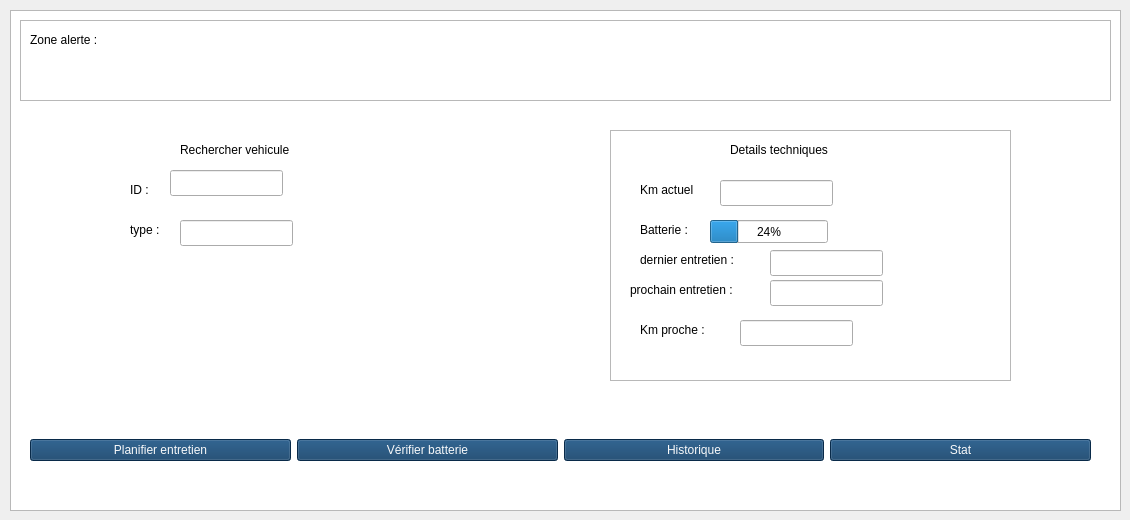
      <widget class="QWidget" name="page_13">
       <widget class="QTableView" name="tableView_6">
        <property name="geometry">
         <rect>
          <x>10</x>
          <y>10</y>
          <width>1111</width>
          <height>501</height>
         </rect>
        </property>
       </widget>
       <widget class="QLabel" name="label_58">
        <property name="geometry">
         <rect>
          <x>130</x>
          <y>180</y>
          <width>63</width>
          <height>20</height>
         </rect>
        </property>
        <property name="styleSheet">
         <string notr="true">color: rgb(0, 0, 0);</string>
        </property>
        <property name="text">
         <string>ID :</string>
        </property>
       </widget>
       <widget class="QLineEdit" name="lineEdit_18">
        <property name="geometry">
         <rect>
          <x>170</x>
          <y>170</y>
          <width>113</width>
          <height>26</height>
         </rect>
        </property>
       </widget>
       <widget class="QTableWidget" name="tableWidget">
        <property name="geometry">
         <rect>
          <x>20</x>
          <y>20</y>
          <width>1091</width>
          <height>81</height>
         </rect>
        </property>
       </widget>
       <widget class="QLabel" name="label_3">
        <property name="geometry">
         <rect>
          <x>30</x>
          <y>30</y>
          <width>151</width>
          <height>20</height>
         </rect>
        </property>
        <property name="styleSheet">
         <string notr="true">color: rgb(0, 0, 0);</string>
        </property>
        <property name="text">
         <string>Zone alerte :</string>
        </property>
       </widget>
       <widget class="QTableWidget" name="tableWidget_8">
        <property name="geometry">
         <rect>
          <x>610</x>
          <y>130</y>
          <width>401</width>
          <height>251</height>
         </rect>
        </property>
       </widget>
       <widget class="QLabel" name="label_79">
        <property name="geometry">
         <rect>
          <x>730</x>
          <y>140</y>
          <width>161</width>
          <height>20</height>
         </rect>
        </property>
        <property name="styleSheet">
         <string notr="true">color: rgb(0, 0, 0);</string>
        </property>
        <property name="text">
         <string>Details techniques</string>
        </property>
       </widget>
       <widget class="QLabel" name="label_80">
        <property name="geometry">
         <rect>
          <x>640</x>
          <y>180</y>
          <width>81</width>
          <height>20</height>
         </rect>
        </property>
        <property name="styleSheet">
         <string notr="true">color: rgb(0, 0, 0);</string>
        </property>
        <property name="text">
         <string>Km actuel</string>
        </property>
       </widget>
       <widget class="QLabel" name="label_81">
        <property name="geometry">
         <rect>
          <x>640</x>
          <y>220</y>
          <width>81</width>
          <height>20</height>
         </rect>
        </property>
        <property name="styleSheet">
         <string notr="true">color: rgb(0, 0, 0);</string>
        </property>
        <property name="text">
         <string>Batterie :</string>
        </property>
       </widget>
       <widget class="QLabel" name="label_82">
        <property name="geometry">
         <rect>
          <x>640</x>
          <y>250</y>
          <width>121</width>
          <height>20</height>
         </rect>
        </property>
        <property name="styleSheet">
         <string notr="true">color: rgb(0, 0, 0);</string>
        </property>
        <property name="text">
         <string>dernier entretien :</string>
        </property>
       </widget>
       <widget class="QLabel" name="label_83">
        <property name="geometry">
         <rect>
          <x>630</x>
          <y>280</y>
          <width>131</width>
          <height>20</height>
         </rect>
        </property>
        <property name="styleSheet">
         <string notr="true">color: rgb(0, 0, 0);</string>
        </property>
        <property name="text">
         <string>prochain entretien :</string>
        </property>
       </widget>
       <widget class="QLabel" name="label_84">
        <property name="geometry">
         <rect>
          <x>640</x>
          <y>320</y>
          <width>121</width>
          <height>20</height>
         </rect>
        </property>
        <property name="styleSheet">
         <string notr="true">color: rgb(0, 0, 0);</string>
        </property>
        <property name="text">
         <string>Km proche :</string>
        </property>
       </widget>
       <widget class="QLineEdit" name="lineEdit_29">
        <property name="geometry">
         <rect>
          <x>720</x>
          <y>180</y>
          <width>113</width>
          <height>26</height>
         </rect>
        </property>
       </widget>
       <widget class="QLineEdit" name="lineEdit_30">
        <property name="geometry">
         <rect>
          <x>770</x>
          <y>250</y>
          <width>113</width>
          <height>26</height>
         </rect>
        </property>
       </widget>
       <widget class="QLineEdit" name="lineEdit_31">
        <property name="geometry">
         <rect>
          <x>770</x>
          <y>280</y>
          <width>113</width>
          <height>26</height>
         </rect>
        </property>
       </widget>
       <widget class="QLineEdit" name="lineEdit_32">
        <property name="geometry">
         <rect>
          <x>740</x>
          <y>320</y>
          <width>113</width>
          <height>26</height>
         </rect>
        </property>
       </widget>
       <widget class="QProgressBar" name="progressBar_3">
        <property name="geometry">
         <rect>
          <x>710</x>
          <y>220</y>
          <width>118</width>
          <height>23</height>
         </rect>
        </property>
        <property name="styleSheet">
         <string notr="true">color: rgb(0, 0, 0);</string>
        </property>
        <property name="value">
         <number>24</number>
        </property>
       </widget>
       <widget class="QLabel" name="label_85">
        <property name="geometry">
         <rect>
          <x>180</x>
          <y>140</y>
          <width>161</width>
          <height>20</height>
         </rect>
        </property>
        <property name="styleSheet">
         <string notr="true">color: rgb(0, 0, 0);</string>
        </property>
        <property name="text">
         <string>Rechercher vehicule</string>
        </property>
       </widget>
       <widget class="QLabel" name="label_86">
        <property name="geometry">
         <rect>
          <x>130</x>
          <y>220</y>
          <width>63</width>
          <height>20</height>
         </rect>
        </property>
        <property name="styleSheet">
         <string notr="true">color: rgb(0, 0, 0);</string>
        </property>
        <property name="text">
         <string>type :</string>
        </property>
       </widget>
       <widget class="QLineEdit" name="lineEdit_33">
        <property name="geometry">
         <rect>
          <x>180</x>
          <y>220</y>
          <width>113</width>
          <height>26</height>
         </rect>
        </property>
       </widget>
       <widget class="QWidget" name="horizontalLayoutWidget_2">
        <property name="geometry">
         <rect>
          <x>30</x>
          <y>410</y>
          <width>1061</width>
          <height>80</height>
         </rect>
        </property>
        <layout class="QHBoxLayout" name="horizontalLayout_2">
         <item>
          <widget class="QPushButton" name="pushButton_7">
           <property name="styleSheet">
            <string notr="true">color: rgb(248, 249, 250);
font: italic 9pt &quot;Segoe UI&quot;;
background-color: rgb(13, 59, 102);</string>
           </property>
           <property name="text">
            <string>Planifier entretien</string>
           </property>
          </widget>
         </item>
         <item>
          <widget class="QPushButton" name="pushButton_8">
           <property name="styleSheet">
            <string notr="true">color: rgb(248, 249, 250);
font: italic 9pt &quot;Segoe UI&quot;;
background-color: rgb(13, 59, 102);</string>
           </property>
           <property name="text">
            <string>Vérifier batterie</string>
           </property>
          </widget>
         </item>
         <item>
          <widget class="QPushButton" name="pushButton_11">
           <property name="styleSheet">
            <string notr="true">color: rgb(248, 249, 250);
font: italic 9pt &quot;Segoe UI&quot;;
background-color: rgb(13, 59, 102);</string>
           </property>
           <property name="text">
            <string>Historique</string>
           </property>
          </widget>
         </item>
         <item>
          <widget class="QPushButton" name="pushButton_16">
           <property name="styleSheet">
            <string notr="true">color: rgb(248, 249, 250);
font: italic 9pt &quot;Segoe UI&quot;;
background-color: rgb(13, 59, 102);</string>
           </property>
           <property name="text">
            <string>Stat</string>
           </property>
          </widget>
         </item>
        </layout>
       </widget>
      </widget>
